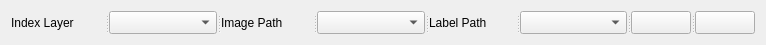
<?xml version="1.0" encoding="UTF-8"?>
<ui version="4.0">
 <class>ViewerToolbar</class>
 <widget class="QWidget" name="ViewerToolbar">
  <property name="geometry">
   <rect>
    <x>0</x>
    <y>0</y>
    <width>766</width>
    <height>45</height>
   </rect>
  </property>
  <property name="sizePolicy">
   <sizepolicy hsizetype="Preferred" vsizetype="Minimum">
    <horstretch>0</horstretch>
    <verstretch>0</verstretch>
   </sizepolicy>
  </property>
  <property name="windowTitle">
   <string>Form</string>
  </property>
  <property name="toolTip">
   <string>Apply/Refresh</string>
  </property>
  <layout class="QGridLayout" name="gridLayout">
   <item row="0" column="0">
    <widget class="QSplitter" name="splitter">
     <property name="sizePolicy">
      <sizepolicy hsizetype="MinimumExpanding" vsizetype="MinimumExpanding">
       <horstretch>0</horstretch>
       <verstretch>0</verstretch>
      </sizepolicy>
     </property>
     <property name="orientation">
      <enum>Qt::Horizontal</enum>
     </property>
     <widget class="QLabel" name="label">
      <property name="sizePolicy">
       <sizepolicy hsizetype="Minimum" vsizetype="Minimum">
        <horstretch>0</horstretch>
        <verstretch>0</verstretch>
       </sizepolicy>
      </property>
      <property name="text">
       <string>Index Layer</string>
      </property>
     </widget>
     <widget class="QgsMapLayerComboBox" name="mMapLayerComboBox">
      <property name="sizePolicy">
       <sizepolicy hsizetype="MinimumExpanding" vsizetype="Minimum">
        <horstretch>0</horstretch>
        <verstretch>0</verstretch>
       </sizepolicy>
      </property>
     </widget>
     <widget class="QLabel" name="label_2">
      <property name="text">
       <string>Image Path</string>
      </property>
     </widget>
     <widget class="QgsFieldComboBox" name="imageFieldComboBox">
      <property name="sizePolicy">
       <sizepolicy hsizetype="MinimumExpanding" vsizetype="Minimum">
        <horstretch>0</horstretch>
        <verstretch>0</verstretch>
       </sizepolicy>
      </property>
     </widget>
     <widget class="QLabel" name="label_3">
      <property name="sizePolicy">
       <sizepolicy hsizetype="Minimum" vsizetype="Preferred">
        <horstretch>0</horstretch>
        <verstretch>0</verstretch>
       </sizepolicy>
      </property>
      <property name="text">
       <string>Label Path</string>
      </property>
     </widget>
     <widget class="QgsFieldComboBox" name="labelFieldComboBox">
      <property name="sizePolicy">
       <sizepolicy hsizetype="MinimumExpanding" vsizetype="Minimum">
        <horstretch>0</horstretch>
        <verstretch>0</verstretch>
       </sizepolicy>
      </property>
     </widget>
     <widget class="QPushButton" name="activatePushButton">
      <property name="toolTip">
       <string>Activate/Refresh</string>
      </property>
      <property name="text">
       <string/>
      </property>
      <property name="icon">
       <iconset resource="../../resources.qrc">
        <normaloff>:/plugins/DeepLearningTools/icons/refresh.png</normaloff>:/plugins/DeepLearningTools/icons/refresh.png</iconset>
      </property>
     </widget>
     <widget class="QPushButton" name="dynamicPushButton">
      <property name="text">
       <string/>
      </property>
      <property name="icon">
       <iconset resource="../../resources.qrc">
        <normaloff>:/plugins/DeepLearningTools/icons/dynamic.png</normaloff>:/plugins/DeepLearningTools/icons/dynamic.png</iconset>
      </property>
      <property name="checkable">
       <bool>true</bool>
      </property>
     </widget>
    </widget>
   </item>
  </layout>
 </widget>
 <customwidgets>
  <customwidget>
   <class>QgsFieldComboBox</class>
   <extends>QComboBox</extends>
   <header>qgsfieldcombobox.h</header>
  </customwidget>
  <customwidget>
   <class>QgsMapLayerComboBox</class>
   <extends>QComboBox</extends>
   <header>qgsmaplayercombobox.h</header>
  </customwidget>
 </customwidgets>
 <resources>
  <include location="../../resources.qrc"/>
 </resources>
 <connections>
  <connection>
   <sender>mMapLayerComboBox</sender>
   <signal>layerChanged(QgsMapLayer*)</signal>
   <receiver>imageFieldComboBox</receiver>
   <slot>setLayer(QgsMapLayer*)</slot>
   <hints>
    <hint type="sourcelabel">
     <x>248</x>
     <y>24</y>
    </hint>
    <hint type="destinationlabel">
     <x>472</x>
     <y>20</y>
    </hint>
   </hints>
  </connection>
  <connection>
   <sender>mMapLayerComboBox</sender>
   <signal>layerChanged(QgsMapLayer*)</signal>
   <receiver>labelFieldComboBox</receiver>
   <slot>setLayer(QgsMapLayer*)</slot>
   <hints>
    <hint type="sourcelabel">
     <x>93</x>
     <y>28</y>
    </hint>
    <hint type="destinationlabel">
     <x>737</x>
     <y>27</y>
    </hint>
   </hints>
  </connection>
 </connections>
</ui>
